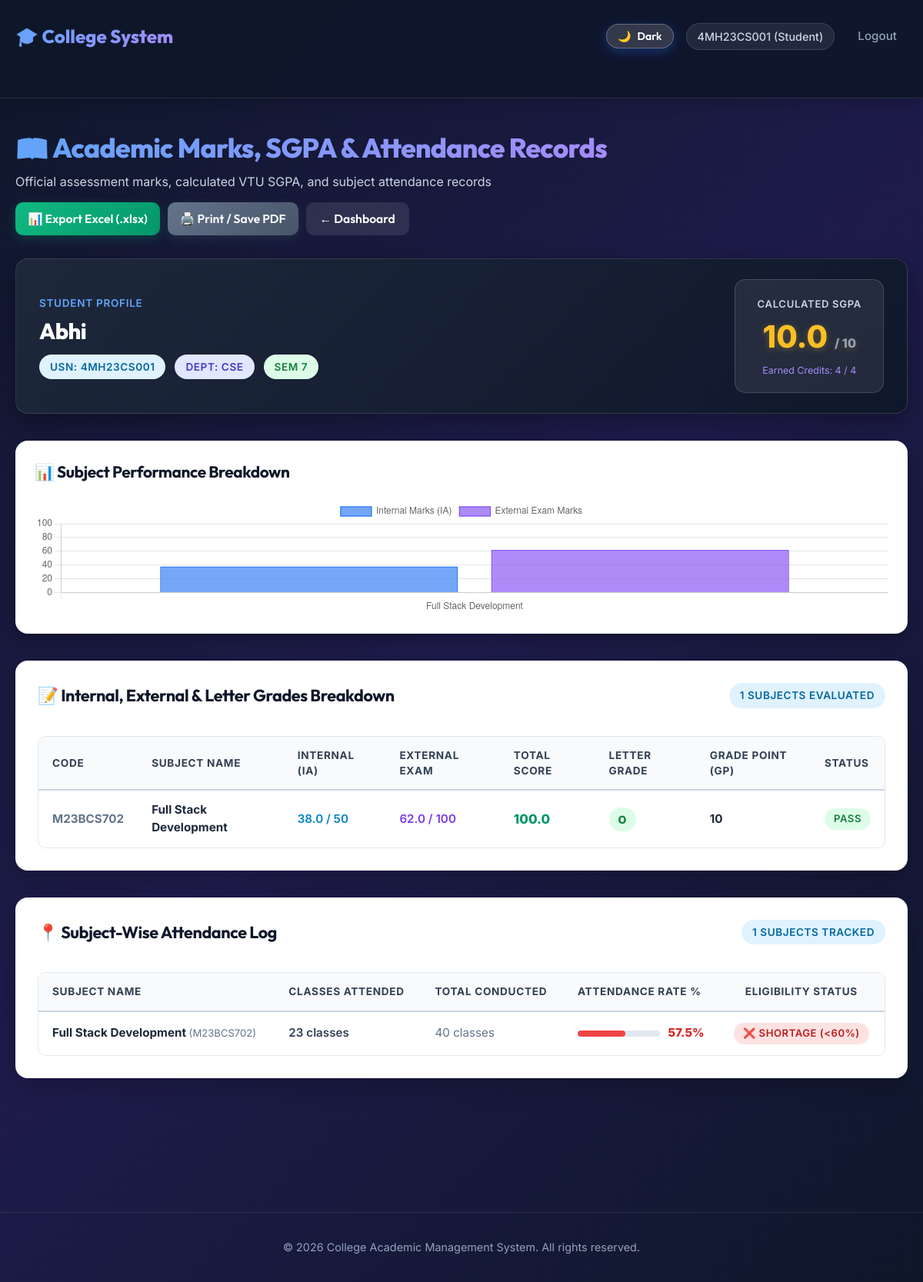
The app's page /student/view (signed in) with its own data.
### backend/app.py (models this page shows, shortened)
class User(UserMixin, db.Model):
    id = db.Column(db.Integer, primary_key=True)
    username = db.Column(db.String(150), unique=True, nullable=False)
    password_hash = db.Column(db.String(256), nullable=False)
    role = db.Column(db.String(20), nullable=False)  # Admin, HOD, Faculty, Student
    dept = db.Column(db.String(100), nullable=True)

class Student(db.Model):
    id = db.Column(db.Integer, primary_key=True)
    usn = db.Column(db.String(50), unique=True, nullable=False)
    name = db.Column(db.String(200), nullable=False)
    dept = db.Column(db.String(100), nullable=True)
    semester = db.Column(db.Integer, nullable=True)

class Subject(db.Model):
    id = db.Column(db.Integer, primary_key=True)
    code = db.Column(db.String(50), unique=True, nullable=False)
    name = db.Column(db.String(200), nullable=False)
    dept = db.Column(db.String(100), nullable=True)
    semester = db.Column(db.Integer, nullable=True)

class Marks(db.Model):
    id = db.Column(db.Integer, primary_key=True)
    student_id = db.Column(db.Integer, db.ForeignKey('student.id'), nullable=False)
    subject_id = db.Column(db.Integer, db.ForeignKey('subject.id'), nullable=False)
    internal = db.Column(db.Float, nullable=True, default=0.0)
    external = db.Column(db.Float, nullable=True, default=0.0)
    student = db.relationship('Student', backref='marks')
    subject = db.relationship('Subject')

class Attendance(db.Model):
    id = db.Column(db.Integer, primary_key=True)
    student_id = db.Column(db.Integer, db.ForeignKey('student.id'), nullable=False)
    subject_id = db.Column(db.Integer, db.ForeignKey('subject.id'), nullable=False)
    attended = db.Column(db.Integer, nullable=False, default=0)
    total = db.Column(db.Integer, nullable=False, default=0)
    student = db.relationship('Student', backref='attendance')
    subject = db.relationship('Subject')

### backend/app.py (the view)
@app.route('/student/view')
@login_required
@role_required('Student')
def student_view():
    student = Student.query.filter_by(usn=current_user.username).first()
    if not student:
        flash('Student record not found', 'warning')
        return render_template('student_view.html', student=None, sgpa_info=None)
    marks = Marks.query.filter_by(student_id=student.id).all()
    attendance = Attendance.query.filter_by(student_id=student.id).all()
    sgpa_info = compute_student_sgpa_details(student.id)
    results = []
    for m in marks:
        total = (m.internal or 0) + (m.external or 0)
        grade, gp = calculate_grade_and_gp(total)
        results.append({
            'subject': m.subject.name if m.subject else 'Subject',
            'code': m.subject.code if m.subject else 'N/A',
            'internal': m.internal or 0,
            'external': m.external or 0,
            'total': total,
            'grade': grade,
            'gp': gp
        })
    return render_template('student_view.html', student=student, marks=results, attendance=attendance, sgpa_info=sgpa_info)

### frontend/templates/student_view.html (shortened to what this page needs)
{% extends 'base.html' %}
{% block content %}
<div class="records-container" style="max-width: 1250px; margin: 0 auto; padding: 10px 0 50px;">
  {% if not student %}
    <div class="card" style="text-align: center; padding: 50px; border-radius: 16px;">
      <div style="font-size: 3rem; margin-bottom: 16px;">❌</div>
      <h2 style="color: #ef4444; margin-top: 0;">No Student Record Found</h2>
      <p style="color: #64748b; font-size: 1.05rem;">
        No profile is attached to your user account. Please contact your college administrator or HOD.
      </p>
      <a href="/dashboard" class="btn" style="margin-top: 15px;">← Back to Dashboard</a>
    </div>
  {% else %}
    <div style="display: flex; justify-content: space-between; align-items: center; flex-wrap: wrap; gap: 15px; margin-bottom: 30px;">
      <div>
        <h1 style="font-size: 2.2rem; font-weight: 800; color: #ffffff; margin: 0; display: flex; align-items: center; gap: 12px;">
          <span style="background: linear-gradient(135deg, #60a5fa, #a78bfa); -webkit-background-clip: text; background-clip: text; -webkit-text-fill-color: transparent;">
            📖 Academic Marks, SGPA & Attendance Records
          </span>
        </h1>
        <p style="color: #cbd5e1; margin: 5px 0 0; font-size: 1rem;">
          Official assessment marks, calculated VTU SGPA, and subject attendance records
        </p>
      </div>
      <div style="display: flex; gap: 10px; flex-wrap: wrap;">
        <button onclick="exportTableToExcel('student-marks-table', '{{ student.usn }}_marksheet.xlsx')" class="btn btn-success" style="padding: 10px 16px;">
          📊 Export Excel (.xlsx)
        </button>
        <button onclick="window.print()" class="btn btn-secondary" style="padding: 10px 16px;">
          🖨️ Print / Save PDF
        </button>
        <a href="/dashboard" class="btn btn-back" style="margin: 0; padding: 10px 18px; border-radius: 10px;">← Dashboard</a>
      </div>
    </div>
    <div class="card" style="background: linear-gradient(135deg, rgba(30, 41, 59, 0.95), rgba(15, 23, 42, 0.95)); color: #ffffff; border-radius: 16px; border: 1px solid rgba(255,255,255,0.12); padding: 26px 30px; margin-bottom: 35px; box-shadow: 0 10px 30px rgba(0,0,0,0.3);">
      <div style="display: flex; justify-content: space-between; align-items: center; flex-wrap: wrap; gap: 20px;">
        <div>
          <span style="font-size: 0.85rem; font-weight: 600; text-transform: uppercase; color: #60a5fa; letter-spacing: 0.05em;">Student Profile</span>
          <h2 style="font-size: 1.8rem; font-weight: 800; margin: 4px 0 8px; color: #ffffff;">{{ student.name }}</h2>
          <div style="display: flex; gap: 12px; flex-wrap: wrap; align-items: center;">
            <span class="badge badge-info" style="font-size: 0.85rem; padding: 6px 14px;">USN: {{ student.usn }}</span>
            <span class="badge badge-primary" style="font-size: 0.85rem; padding: 6px 14px;">Dept: {{ student.dept or 'N/A' }}</span>
            <span class="badge badge-success" style="font-size: 0.85rem; padding: 6px 14px;">Sem {{ student.semester or 'N/A' }}</span>
          </div>
        </div>
        <div style="background: rgba(255,255,255,0.08); padding: 18px 28px; border-radius: 14px; border: 1px solid rgba(255,255,255,0.15); text-align: center;">
          <span style="font-size: 0.82rem; text-transform: uppercase; color: #cbd5e1; font-weight: 600; letter-spacing: 0.05em;">Calculated SGPA</span>
          <div style="font-size: 2.5rem; font-weight: 800; color: #fbbf24; margin-top: 2px; text-shadow: 0 2px 10px rgba(251, 191, 36, 0.3);">
            {{ sgpa_info.sgpa if sgpa_info else '0.00' }} <span style="font-size: 1rem; color: #94a3b8;">/ 10</span>
          </div>
          <span style="font-size: 0.78rem; color: #a78bfa;">Earned Credits: {{ sgpa_info.earned_credits if sgpa_info else 0 }} / {{ sgpa_info.total_credits if sgpa_info else 0 }}</span>
        </div>
      </div>
    </div>
    {% if marks %}
    <div class="card" style="margin-bottom: 35px; border-radius: 16px; padding: 24px;">
      <h3 style="font-size: 1.3rem; color: #0f172a; margin: 0 0 20px;">📊 Subject Performance Breakdown</h3>
      <div style="max-height: 350px; position: relative;">
        <canvas id="studentMarksChart"></canvas>
      </div>
    </div>
    {% endif %}
    <div class="card" style="margin-bottom: 35px; border-radius: 16px; box-shadow: 0 10px 30px rgba(0,0,0,0.2);">
      <div style="display: flex; justify-content: space-between; align-items: center; margin-bottom: 20px; flex-wrap: wrap; gap: 10px;">
        <h3 style="font-size: 1.35rem; color: #0f172a; margin: 0; display: flex; align-items: center; gap: 10px;">
          📝 Internal, External & Letter Grades Breakdown
        </h3>
        <span class="badge badge-info" style="font-size: 0.85rem; padding: 6px 14px; border-radius: 20px;">
          {{ marks|length }} Subjects Evaluated
        </span>
      </div>
      {% if marks %}
        <div style="overflow-x: auto;">
          <table id="student-marks-table">
            <thead>
              <tr>
                <th>Code</th>
                <th>Subject Name</th>
                <th>Internal (IA)</th>
                <th>External Exam</th>
                <th>Total Score</th>
                <th>Letter Grade</th>
                <th>Grade Point (GP)</th>
                <th>Status</th>
              </tr>
            </thead>
            <tbody>
              {% for m in marks %}
                <tr>
                  <td style="font-weight: 700; color: #64748b;">{{ m.code }}</td>
                  <td style="font-weight: 700; color: #1e293b;">{{ m.subject }}</td>
                  <td style="font-weight: 600; color: #0284c7;">{{ m.internal }} / 50</td>
                  <td style="font-weight: 600; color: #7c3aed;">{{ m.external }} / 100</td>
                  <td style="font-weight: 800; font-size: 1.05rem; color: #059669;">
                    {{ '%.1f'|format(m.total) }}
                  </td>
                  <td>
                    <span class="badge {% if m.grade in ['O','A+','A'] %}badge-success{% elif m.grade in ['B+','B','C'] %}badge-warning{% else %}badge-danger{% endif %}" style="font-size: 0.88rem; font-weight: 800; padding: 5px 12px;">
                      {{ m.grade }}
                    </span>
                  </td>
                  <td style="font-weight: 700; color: #1e293b;">{{ m.gp }}</td>
                  <td>
                    {% if m.gp > 0 %}
                      <span class="badge badge-success" style="font-size: 0.82rem;">Pass</span>
                    {% else %}
                      <span class="badge badge-danger" style="font-size: 0.82rem;">Fail</span>
                    {% endif %}
                  </td>
                </tr>
              {% endfor %}
            </tbody>
          </table>
        </div>
      {% else %}
        <div style="text-align: center; color: #94a3b8; padding: 36px;">
          📭 No marks recorded yet for your account by subject teachers.
        </div>
      {% endif %}
    </div>
    <div class="card" style="border-radius: 16px; box-shadow: 0 10px 30px rgba(0,0,0,0.2);">
      <div style="display: flex; justify-content: space-between; align-items: center; margin-bottom: 20px; flex-wrap: wrap; gap: 10px;">
        <h3 style="font-size: 1.35rem; color: #0f172a; margin: 0; display: flex; align-items: center; gap: 10px;">
          📍 Subject-Wise Attendance Log
        </h3>
        <span class="badge badge-info" style="font-size: 0.85rem; padding: 6px 14px; border-radius: 20px;">
          {{ attendance|length }} Subjects Tracked
        </span>
      </div>
      {% if attendance %}
        <div style="overflow-x: auto;">
          <table id="student-attendance-table">
            <thead>
              <tr>
                <th>Subject Name</th>
                <th>Classes Attended</th>
                <th>Total Conducted</th>
                <th>Attendance Rate %</th>
                <th style="text-align: center;">Eligibility Status</th>
              </tr>
            </thead>
            <tbody>
              {% for a in attendance %}
                {% set percentage = (a.attended / a.total * 100) if a.total else 0 %}
                <tr>
                  <td style="font-weight: 700; color: #1e293b;">
                    {{ a.subject.name if a.subject else 'Subject' }}
                    {% if a.subject and a.subject.code %}
                      <span style="font-size: 0.82rem; color: #64748b; font-weight: normal;">({{ a.subject.code }})</span>
                    {% endif %}
                  </td>
                  <td style="font-weight: 600; color: #334155;">{{ a.attended }} classes</td>
                  <td style="color: #64748b;">{{ a.total }} classes</td>
                  <td>
                    <div style="display: flex; align-items: center; gap: 10px;">
                      <div style="flex: 1; height: 8px; background: #e2e8f0; border-radius: 4px; overflow: hidden; max-width: 120px;">
                        <div style="width: {{ percentage }}%; height: 100%; background: {% if percentage >= 75 %}#10b981{% elif percentage >= 60 %}#f59e0b{% else %}#ef4444{% endif %}; border-radius: 4px;"></div>
                      </div>
                      <span style="font-weight: 800; font-size: 0.95rem; color: {% if percentage >= 75 %}#059669{% elif percentage >= 60 %}#d97706{% else %}#dc2626{% endif %};">
                        {% if a.total %}{{ '%.1f'|format(percentage) }}%{% else %}-{% endif %}
                      </span>
                    </div>
                  </td>
                  <td style="text-align: center;">
                    {% if a.total %}
                      {% if percentage >= 75 %}
                        <span class="badge badge-success" style="font-size: 0.82rem;">✅ Eligible (&ge;75%)</span>
                      {% elif percentage >= 60 %}
                        <span class="badge badge-warning" style="font-size: 0.82rem;">⚠️ Warning (60-74%)</span>
                      {% else %}
                        <span class="badge badge-danger" style="font-size: 0.82rem;">❌ Shortage (&lt;60%)</span>
                      {% endif %}
                    {% else %}
                      <span style="color: #94a3b8;">-</span>
                    {% endif %}
                  </td>
                </tr>
              {% endfor %}
            </tbody>
          </table>
        </div>
      {% else %}
        <div style="text-align: center; color: #94a3b8; padding: 36px;">
          📭 No attendance records recorded yet by your subject teachers.
        </div>
      {% endif %}
    </div>
  {% endif %}
</div>
{% if marks %}
<script>
  document.addEventListener('DOMContentLoaded', function() {
    const rawData = document.getElementById('chart-data');
    if (!rawData) return;
    const data = JSON.parse(rawData.textContent);
    const canvas = document.getElementById('studentMarksChart');
    if (!canvas) return;
    const ctx = canvas.getContext('2d');
    new Chart(ctx, {
      type: 'bar',
      data: {
        labels: data.labels,
        datasets: [
          {
            label: 'Internal Marks (IA)',
            data: data.internals,
            backgroundColor: 'rgba(59, 130, 246, 0.7)',
            borderColor: '#3b82f6',
            borderWidth: 1.5
          },
          {
            label: 'External Exam Marks',
            data: data.externals,
            backgroundColor: 'rgba(139, 92, 246, 0.7)',
            borderColor: '#8b5cf6',
            borderWidth: 1.5
          }
        ]
      },
      options: {
        responsive: true,
        maintainAspectRatio: false,
        scales: {
          y: {
            beginAtZero: true,
            max: 100
          }
        }
      }
    });
  });
</script>
{% endif %}
{% endblock %}

### frontend/templates/base.html (shortened to what this page needs)
<!doctype html>
<html lang="en">
<head>
  <link rel="stylesheet" href="/static/css/styles.css">
</head>
<body>
  <header class="site-header">
    <div class="container header-row">
      <a href="{% if user %}/dashboard{% else %}/{% endif %}" class="brand">🎓 College System</a>
      <nav>
        <button id="theme-toggle-btn" class="btn" style="background: rgba(255,255,255,0.15); border: 1px solid rgba(255,255,255,0.25); color: #fff; padding: 6px 14px; font-size: 0.88rem; cursor: pointer; border-radius: 20px;">
          <span id="theme-btn-icon">🌙</span> <span id="theme-btn-text">Dark</span>
        </button>
        {% if user %}
          <span class="muted">{{ user.username }} ({{ user.role }})</span>
          <a href="/logout">Logout</a>
        {% else %}
          <a href="/login">Login</a>
          <a href="/signup">Sign Up</a>
        {% endif %}
      </nav>
    </div>
  </header>
  <main class="container">
    {% block content %}{% endblock %}
  </main>
  <footer style="text-align: center; color: #94a3b8; margin-top: 40px; padding: 20px; border-top: 1px solid rgba(255,255,255,0.1);">
    <p>&copy; 2026 College Academic Management System. All rights reserved.</p>
  </footer>
</body>
</html>

### records on screen
User: username "4MH23CS001", role "Student"
Student: name "Abhi", usn "4MH23CS001", dept "CSE", semester "7"
Subject: code "M23BCS702", subject "Full Stack Development"
Marks: internal "38.0", external "62.0"
Attendance: subject "Full Stack Development", subject.code "M23BCS702", attended "23", total "40", {{ percentage }} 57.49999999999999 (drawn), percentage "57.5", shows "❌ SHORTAGE (<60%)"

### other values on screen
{{ sgpa_info.sgpa if sgpa_info else '0.00' }} "10.0"
{{ sgpa_info.earned_credits if sgpa_info else 0 }} "4"
{{ sgpa_info.total_credits if sgpa_info else 0 }} "4"
{{ marks|length }} "1"
{{ '%.1f'|format(m.total) }} "100.0"
{{ m.grade }} "O"
{{ m.gp }} "10"
{{ attendance|length }} "1"
